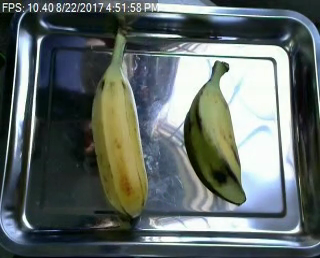
#> input picture dataset/bananas/datos/banana1.png, 320 x 258 px; its folder holds only this picture in this run
$ jupyter execute --allow-errors RandomForestCaracteristicas.ipynb   (shell and % lines are left out)
#> lines starting #> are read from the running program, lines starting #| are printed output that depends on the picture; after the words box and inside, x2 and y2 are one past the last pixel; in counts of white or black regions, pixels touching at a corner belong together
[cell 1]
import cv2
from google.colab import drive
import os
import matplotlib.pyplot as plt
import numpy as np
from sklearn.model_selection import train_test_split
from sklearn.neighbors import KNeighborsClassifier as KNN
import seaborn as sn
from sklearn.metrics import confusion_matrix
from tqdm import tqdm
from sklearn.ensemble import RandomForestClassifier as RF

plt.rcParams['image.cmap'] = 'gray'

[cell 2]
drive.mount('/content/drive')

##Manzanas prueba

[cell 3]
os.chdir("/content/drive/MyDrive/Proyecto TIMAG")

[cell 4]
def background(I,Ib):
  return I*np.moveaxis(np.array([Ib,Ib,Ib]),0,-1)

def mean_color(I,Ib):
  bk=I*np.moveaxis(np.array([Ib,Ib,Ib]),0,-1)
  mean=np.sum(bk,axis=(0,1))/np.sum(Ib,axis=(0,1))
  return mean

def filtrar_areas(img,th):
    connectivity = 8
    out = cv2.connectedComponentsWithStats(img, connectivity)
    labels = out[0]
    cc = out[1]
    area = out[2][:,-1]

    for i in range(cc.shape[0]):
        for j in range(cc.shape[1]):
            if cc[i,j] != 0:
                if area[cc[i,j]] < th:
                    cc[i,j] = 0
                else:
                    cc[i,j] = 255
    return np.array(cc/255,np.uint8)

def calcular_momento(x,n):
    '''
    Calcula el momento de orden n de la muestra x
    '''
    z=np.arange(len(x))/len(x)
    m=sum(x*z)/len(x)

    if n==1:
        return m
    else:
        m_n=sum(((z-m)**n)*x)

    return m_n
def entropy(c):
  numBins = 256        #Calculamos el histograma en modo densidad (normalizado)
  histograma, bin_edges = np.histogram(c, np.arange(numBins+1), density=True)
  mean=calcular_momento(histograma,n=1)
  skewness=calcular_momento(histograma,n=3)
  flatness=calcular_momento(histograma,n=4)
  R=1-1/(1+calcular_momento(histograma,n=2))
  uniformity=sum(histograma**2)
  return np.array([mean,skewness,flatness,R,uniformity])

[cell 5]
def fill_holes(I):
  im_floodfill = I.copy()
  h, w = I.shape[:2]
  mask = np.zeros((h+2, w+2), np.uint8)

  # Floodfill from point (0, 0)
  cv2.floodFill(im_floodfill, mask, (0,0), 255);

  # Invert floodfilled image
  im_floodfill_inv = cv2.bitwise_not(im_floodfill)

  # Combine the two images to get the foreground.
  return I | im_floodfill_inv

[cell 6]
frutas=os.listdir("dataset")

[cell 7]
def get_features_contours(contours):
  areas=[cv2.contourArea(contour) for contour in contours]
  perimetros=[cv2.arcLength(contour,True) for contour in contours]
  circularidad=[4*np.pi*area/(perimetro**2) for area,perimetro in zip(areas,perimetros)]
  return np.array([min(areas),min(perimetros),max(circularidad),min(circularidad)])

[cell 8]
X=[]

plt.figure()

for fruta in frutas:
  for img_path in tqdm(os.listdir(f"dataset/{fruta}/datos")):
     I=cv2.imread(f"dataset/{fruta}/datos/{img_path}")  #Levantamos la imagen
#> I is the input picture: shape (258, 320, 3); mean B, G, R 102.9, 105.5, 96.2
     Iy=cv2.cvtColor(I,cv2.COLOR_BGR2YUV)        #La pasamos a YUV
#> Iy: shape (258, 320, 3); mean of channels 0, 1, 2 102.4, 128.2, 122.5
     u=Iy[...,1]
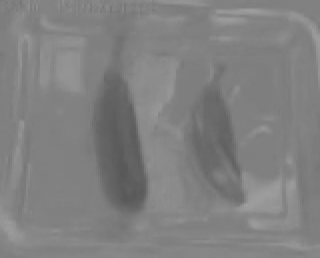
#> u: shape (258, 320); min 88, max 161, mean 128.2
     v=Iy[...,2]
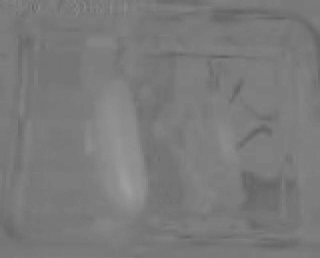
#> v: shape (258, 320); min 97, max 159, mean 122.5
     _, thru = cv2.threshold(u, 0, 255, cv2.THRESH_BINARY + cv2.THRESH_OTSU)   #Binarizamos
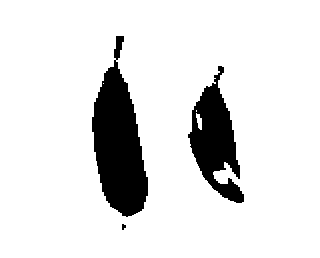
#> thru: shape (258, 320); 88.4% white; 3 black regions (1 under 20 px), largest, box (x1, y1, x2, y2) and area: (92, 36, 148, 217) 5858, (188, 66, 244, 203) 3677
     _, thrv = cv2.threshold(v, 0, 255, cv2.THRESH_BINARY + cv2.THRESH_OTSU)
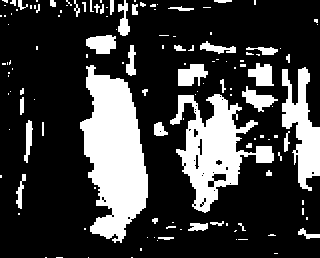
#> thrv: shape (258, 320); 23.9% white; 134 white regions (89 under 20 px), largest, box (x1, y1, x2, y2) and area: (80, 65, 148, 243) 7581, (170, 94, 274, 213) 5035, (282, 67, 320, 191) 2398
     ub=u>thru
     vb=v<thrv
     orb=ub+vb                                  #Nos quedamos con el OR
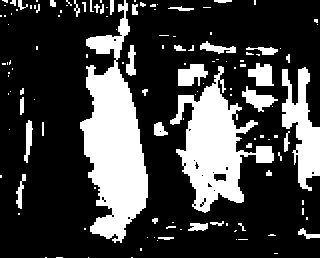
#> orb: shape (258, 320) bool; 25.6% white; 131 white regions (89 under 20 px), largest, box (x1, y1, x2, y2) and area: (80, 0, 148, 243) 8589, (170, 66, 274, 213) 6162, (282, 67, 320, 191) 2398
     kernel = np.ones((7,7),np.uint8)
     orb_c=cv2.morphologyEx(np.array(orb,np.uint8), cv2.MORPH_OPEN, kernel)   #Hacemos el OPEN
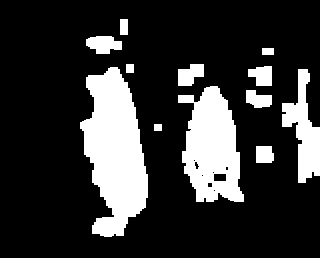
#> orb_c: shape (258, 320); values 0 (black) and 1 (white), 20.4% white; 12 white regions, largest, box (x1, y1, x2, y2) and area: (80, 67, 148, 237) 7438, (178, 86, 244, 202) 5050, (282, 69, 320, 183) 2078
     orb_c_f=filtrar_areas(orb_c,1000)                   #Filtramos areas
#> in filtrar_areas, `labels = out[0]`: labels = 13
#> in filtrar_areas, `cc = out[1]`:
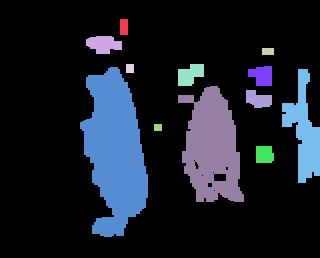
#> cc: shape (258, 320) int32; 13 distinct labels, from 0 to 12; one colour per label, 0 black
#> in filtrar_areas, `area = out[2][:,-1]`: area = [65754, 128, 478, 84, 72, 418, 7438, 376, 2078, 5050, 340, 56, 288]
#> after the loop in filtrar_areas, `for i in range(cc.shape[0]):`:
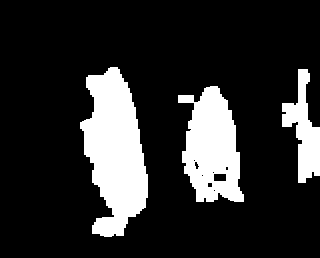
#> cc: shape (258, 320) int32; 17.6% white; 3 white regions, box (x1, y1, x2, y2) and area: (80, 67, 148, 237) 7438, (178, 86, 244, 202) 5050, (282, 69, 320, 183) 2078
     blur = cv2.blur(orb_c_f,(7,7))                      #Hacemos un blur
#> blur: shape (258, 320); values 0 (black) and 1 (white), 17.7% white; 3 white regions, box (x1, y1, x2, y2) and area: (80, 67, 148, 237) 7427, (178, 86, 244, 202) 5091, (282, 69, 320, 183) 2068
     contours, hierarchy =cv2.findContours(fill_holes(blur), cv2.RETR_TREE, cv2.CHAIN_APPROX_SIMPLE)  #Calculamos contornos de la imagen rellena
#> in fill_holes, `cv2.floodFill(im_floodfill, mask, (0,0), 255);`:
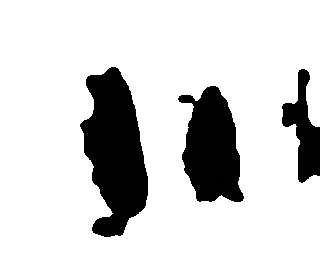
#> im_floodfill: shape (258, 320); min 0, max 255, mean 209.9
#> in fill_holes, `return I | im_floodfill_inv`: returned value: shape (258, 320); 17.7% white; 3 white regions
#> contours = 3 contours; box (x1, y1, x2, y2) and area: (80, 67, 148, 237) 7226, (178, 86, 244, 202) 4996, (282, 69, 320, 183) 1930
     contours_features=get_features_contours(contours)   #Sacamos features de los contornos
#> in get_features_contours, `areas=[cv2.contourArea(contour) for contour in contours]`: areas = [4996.5, 1930, 7225.5]
#> in get_features_contours, `perimetros=[cv2.arcLength(contour,True) for contour in contours]`: perimetros = [359.7, 295.5, 456.9]
#> in get_features_contours, `circularidad=[4*np.pi*area/(perimetro**2) for area,perimetro in zip(ar..`: circularidad = [0.485, 0.278, 0.435]
#> contours_features = [1930, 295.5, 0.485, 0.278]
     mean=mean_color(cv2.cvtColor(I,cv2.COLOR_BGR2RGB),blur)   #Obtenemos color medio
#> in mean_color, `bk=I*np.moveaxis(np.array([Ib,Ib,Ib]),0,-1)`:
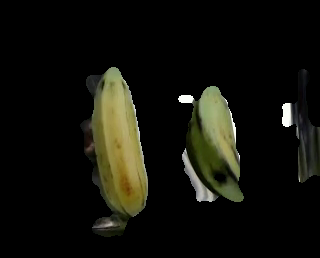
#> bk: shape (258, 320, 3); mean R, G, B 17.9, 17.9, 11.1
#> in mean_color, `mean=np.sum(bk,axis=(0,1))/np.sum(Ib,axis=(0,1))`: mean = [101.3, 101.2, 62.99]
#> mean = [101.3, 101.2, 62.99]
     datos=np.hstack((mean,contours_features))   #Juntamos los datos
#> datos = [101.3, 101.2, 62.99, 1930, 295.5, 0.485, 0.278]
     X.append([datos,fruta])
     #cv2.imwrite(f"Backgrounds/{fruta}_{img_path}.png",background(I,blur))

[cell 9]
X_m=np.array([x[0] for x in X])

[cell 10]
mapa={'manzanas': 0, 'bananas': 1, 'kiwis': 2, 'mangos': 3, 'naranjas': 4, 'cerezas': 5}
y=np.array([mapa[x[1]] for x in X])
#> y = [1]

$ run again, on dataset/bananas/datos/banana14.png
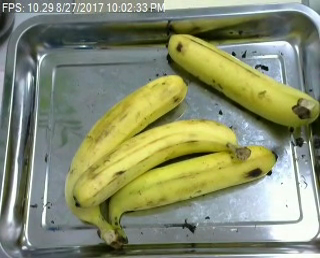
#> input picture dataset/bananas/datos/banana14.png, 320 x 258 px
#> I is the input picture: shape (258, 320, 3); mean B, G, R 109.5, 141.5, 134.8
#> Iy: shape (258, 320, 3); mean of channels 0, 1, 2 135.9, 115, 127.1
#> `_, thru = cv2.threshold(u, 0, 255, cv2.THRESH_BINARY + cv2.THRESH_OTSU)`:
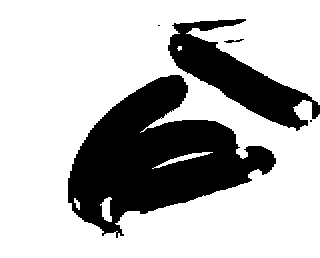
#> thru: shape (258, 320); 72.4% white; 5 black regions (2 under 20 px), largest, box (x1, y1, x2, y2) and area: (68, 75, 276, 238) 16809, (168, 19, 320, 131) 5961, (224, 39, 244, 43) 38
#> thrv: shape (258, 320); 29.8% white; 28 white regions (23 under 20 px), largest, box (x1, y1, x2, y2) and area: (68, 20, 320, 252) 24284, (238, 19, 258, 24) 54, (224, 244, 242, 247) 51, (292, 28, 302, 35) 37, (248, 36, 260, 39) 24
#> orb: shape (258, 320) bool; 30.4% white; 27 white regions (22 under 20 px), largest, box (x1, y1, x2, y2) and area: (68, 19, 320, 252) 24790, (224, 244, 242, 247) 51, (224, 39, 244, 43) 38, (292, 28, 302, 35) 37, (248, 36, 260, 39) 24
#> orb_c: shape (258, 320); values 0 (black) and 1 (white), 29.3% white; 2 white regions, box (x1, y1, x2, y2) and area: (68, 74, 274, 249) 17841, (168, 20, 320, 128) 6350
#> labels = 3
#> area = [58369, 6350, 17841]
#> blur: shape (258, 320); values 0 (black) and 1 (white), 29.4% white; 1 white region, box (x1, y1, x2, y2) and area: (68, 20, 320, 249) 24234
#> contours = 1 contour; box (x1, y1, x2, y2) and area: (68, 20, 320, 249) 23814
#> areas = [23813.5]
#> perimetros = [1154.6]
#> circularidad = [0.224]
#> contours_features = [23813.5, 1154.6, 0.224, 0.224]
#> in mean_color, `bk=I*np.moveaxis(np.array([Ib,Ib,Ib]),0,-1)`:
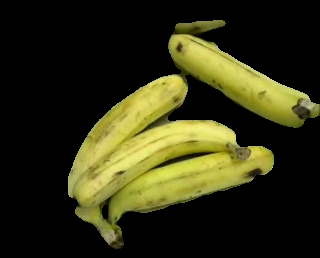
#> bk: shape (258, 320, 3); mean R, G, B 49.5, 48.7, 20.1
#> in mean_color, `mean=np.sum(bk,axis=(0,1))/np.sum(Ib,axis=(0,1))`: mean = [168.6, 166, 68.63]
#> datos = [168.6, 166, 68.63, 23813.5, 1154.6, 0.224, 0.224]
#> y = [1]

$ run again, on dataset/bananas/datos/banana15.png
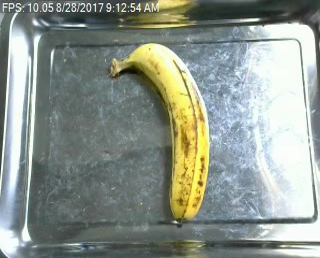
#> input picture dataset/bananas/datos/banana15.png, 320 x 258 px
#> I is the input picture: shape (258, 320, 3); mean B, G, R 140.3, 149.2, 140.7
#> Iy: shape (258, 320, 3); mean of channels 0, 1, 2 145.7, 125.3, 123.6
#> thru: shape (258, 320); 91.3% white; 7 black regions (5 under 20 px), largest, box (x1, y1, x2, y2) and area: (112, 43, 210, 220) 6183, (136, 0, 192, 28) 1020
#> thrv: shape (258, 320); 8.4% white; 13 white regions (11 under 20 px), largest, box (x1, y1, x2, y2) and area: (112, 47, 208, 220) 5907, (138, 0, 192, 28) 990
#> orb: shape (258, 320) bool; 9.1% white; 11 white regions (9 under 20 px), largest, box (x1, y1, x2, y2) and area: (112, 43, 210, 220) 6369, (136, 0, 192, 28) 1101
#> orb_c: shape (258, 320); values 0 (black) and 1 (white), 8.8% white; 2 white regions, box (x1, y1, x2, y2) and area: (112, 45, 210, 219) 6241, (142, 0, 192, 28) 1005
#> labels = 3
#> area = [75314, 1005, 6241]
#> blur: shape (258, 320); values 0 (black) and 1 (white), 8.8% white; 2 white regions, box (x1, y1, x2, y2) and area: (112, 45, 210, 219) 6227, (142, 0, 192, 28) 997
#> contours = 2 contours; box (x1, y1, x2, y2) and area: (112, 45, 210, 219) 6014, (142, 0, 192, 28) 930
#> areas = [6014.5, 930.5]
#> perimetros = [478.9, 141.4]
#> circularidad = [0.33, 0.585]
#> contours_features = [930.5, 141.4, 0.585, 0.33]
#> in mean_color, `bk=I*np.moveaxis(np.array([Ib,Ib,Ib]),0,-1)`:
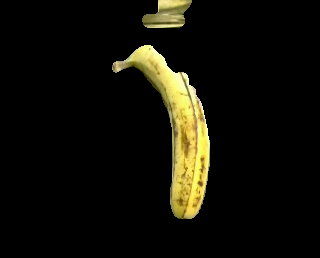
#> bk: shape (258, 320, 3); mean R, G, B 17.6, 16.3, 8
#> in mean_color, `mean=np.sum(bk,axis=(0,1))/np.sum(Ib,axis=(0,1))`: mean = [201, 186.4, 91.87]
#> datos = [201, 186.4, 91.87, 930.5, 141.4, 0.585, 0.33]
#> y = [1]
